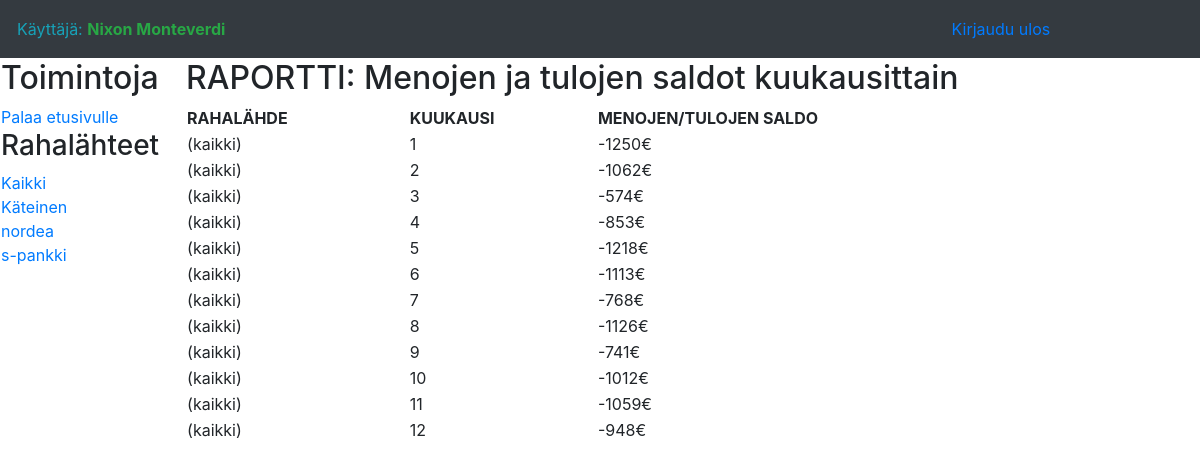
Page /reporting (signed in) on the committed database.
### application/auth/models.py (models this page shows, shortened)
class User(db.Model):
    __tablename__ = "account"
    id = db.Column(db.Integer, primary_key=True)
    date_created = db.Column(db.DateTime, default=db.func.current_timestamp())
    date_modified = db.Column(db.DateTime, default=db.func.current_timestamp(),
                              onupdate=db.func.current_timestamp())
    name = db.Column(db.String(144), nullable=False)
    username = db.Column(db.String(144), nullable=False)
    password = db.Column(db.String(144), nullable=False)
    active = db.Column(db.Boolean)
    admin = db.Column(db.Boolean)

### application/moneysource/models.py (models this page shows, shortened)
class Moneysource(db.Model):
    __tablename__ = "money_source"
    ms_id_pk = db.Column(db.Integer, primary_key=True)
    ms_name = db.Column(db.String(255), nullable=False)
    ms_extrainfo = db.Column(db.String(255), nullable=True)
    acc_id_fk = db.Column(db.Integer, db.ForeignKey('account.id'),
                           nullable=False)

### application/reporting/views.py (the view)
@app.route("/reporting", methods=["GET"])
@login_required
def reporting_url_manipulation2():
    return default_query()

### application/__init__.py (called while the page is built)
@login_manager.user_loader
def load_user(user_id):
    return User.query.get(user_id)

### application/reporting/views.py (called while the page is built)
def default_query():
    sql = "select '(kaikki)' as ms_name,tr_month,sum(tr_amount) as tr_amount from transactions "
    sql += "inner join money_source on transactions.ms_id_fk=money_source.ms_id_pk "
    sql += "where transactions.acc_id_fk=" + str(current_user.id) + " "
    sql += "group by tr_month"
    sum_transactions_per_month = db.engine.execute(text(sql))
    return render_template("reporting/reporting_index.html",sources = Moneysource.query.filter_by(acc_id_fk=current_user.id),data=sum_transactions_per_month)

### application/templates/reporting/reporting_index.html (shortened to what this page needs)
{% extends "layout.html" %} {% block body %}
<table width="90%">
  <tr>
    <td valign="top">
      <h2>Toimintoja</h2>
      <a href="{{ url_for('booking_index') }}">Palaa etusivulle</a>
      <br />
      <h3>Rahalähteet</h3>
      <a href="{{ url_for('reporting', ms_id=0 ) }}">Kaikki</a>
      <br />
      {% for source in sources %}
      <a href="{{ url_for('reporting', ms_id=source.ms_id_pk ) }}">{{ source.ms_name }}</a>
      {% endfor %}
    </td>
    <td>
      <h2>RAPORTTI: Menojen ja tulojen saldot kuukausittain</h2>
      <table border="0" width="100%">
        <tr>
          <th>RAHALÄHDE</th>
          <th>KUUKAUSI</th>
          <th>MENOJEN/TULOJEN SALDO</th>
        </tr>
        {% for data_row in data %}
        <tr>
          <td>{{ data_row.ms_name }}</td>
          <td>{{ data_row.tr_month }}</td>
          <td>{{ data_row.tr_amount }}€</td>
        </tr>
        {% endfor %}
      </table>
    </td>
  </tr>
</table>
{% endblock %}

### application/templates/layout.html (shortened to what this page needs)
<!DOCTYPE html>
<html lang="fi">
<head>
  <link rel="stylesheet" media="screen" href="{{ url_for('static', filename='bootstrap/css/bootstrap.min.css') }}">
</head>
<body>
  <nav class="navbar navbar-expand-lg navbar-dark bg-dark static-top">
    {% if current_user.is_authenticated %}
    <table width=90% border="0">
      <tr>
        <td align="left" width="50%">
          <span class="text-info">Käyttäjä:</span>
          <b class="text-success">{{ current_user.name }}</b>
        </td>
        <td align="right">
          <a class="nav-link" href="{{ url_for('auth_logout') }}">Kirjaudu ulos
          </a>
        </td>
      </tr>
    </table>
  </nav>
  {% endif %} {% block body %}{% endblock %}
</body>
</html>

### rows in the picture
User: name "Nixon Monteverdi"
Moneysource: ms_name "Käteinen"
Moneysource: ms_name "nordea"
Moneysource: ms_name "s-pankki"

### other values in the picture
{{ data_row.ms_name }} "(kaikki)" "(kaikki)" "(kaikki)" "(kaikki)" "(kaikki)" "(kaikki)" "(kaikki)" "(kaikki)" "(kaikki)" "(kaikki)" "(kaikki)" "(kaikki)"
{{ data_row.tr_month }} "1" "2" "3" "4" "5" "6" "7" "8" "9" "10" "11" "12"
{{ data_row.tr_amount }} "-1250" "-1062" "-574" "-853" "-1218" "-1113" "-768" "-1126" "-741" "-1012" "-1059" "-948"
